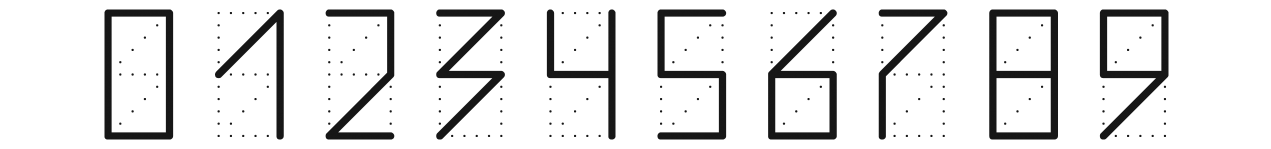
%> input picture assignments/assignment05-7/xcorr/template.jpg, 2542 x 298 px (shown at 1/2 size)
$ octave --eval "result = imageScaled(imread('xcorr/template.jpg'));"   (GNU Octave 9; MATLAB toolbox functions it lacks are replaced by stand-ins)
%> lines starting %> are read from the running program, lines starting %| are printed output that depends on the picture; in (x1, y1, x2, y2) boxes, pixels count from 0 and x2, y2 are one past the last pixel; in counts of white or black regions, pixels touching at a corner belong together; the program's own positions count from 1
function [SomeImage, SomeImageScaled] = imageScaled(Igray)

SomeImage = {};
SomeImageScaled = {};

Ithresh = Igray > 200;
imshow(Ithresh);

BW = imcomplement(Ithresh);
imshow(BW);

SE = strel('disk',2);
BW2 = imdilate(BW, SE);

imshow(BW2);

[labels,number] = bwlabel(BW2,8);

Istats = regionprops(labels,'basic','BoundingBox');
Istats( [Istats.Area] < 1000) = [];
num = length( Istats );

Ibox = floor( [Istats.BoundingBox] );
Ibox = reshape(Ibox,[4 num]);

hold on;
for k = 1:num
    rectangle('position',Ibox(:,k), ...
        'edgecolor', 'r', 'LineWidth', 3);
end

for k = 1:num
    col1 = Ibox(1,k);
    col2 = col1 + Ibox(3,k);
    row1 = Ibox(2,k);
    row2 = row1 + Ibox(4,k);
    subImage = BW2(row1:row2, col1:col2);
    SomeImage{k} = subImage;
    SomeImageScaled{k} = ...
        imresize(subImage, [24,12]);
end

% Displays the images, uncomment to display
%for k = 1:num
%    figure, imshow(SomeImage{k});
%    figure, imshow(SomeImageScaled{k});
%end

end
%> in imageScaled, `Ithresh = Igray > 200;`:
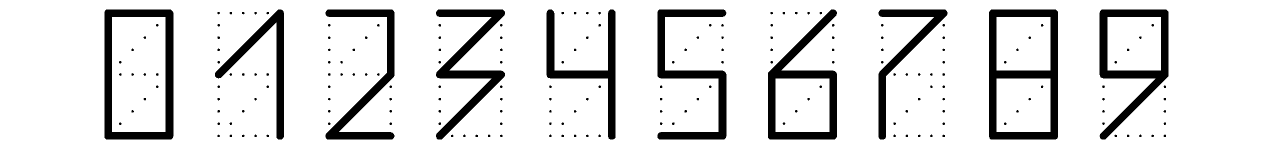
%> Ithresh: size 298x2542 logical (shown at 1/2 size); 87.4% white; 195 black regions (13 under 20 px), largest, box (x1, y1, x2, y2) and area: (1978, 19, 2116, 279) 12731, (209, 19, 347, 279) 11229, (1536, 19, 1674, 279) 10058
%> in imageScaled, `BW = imcomplement(Ithresh);`:
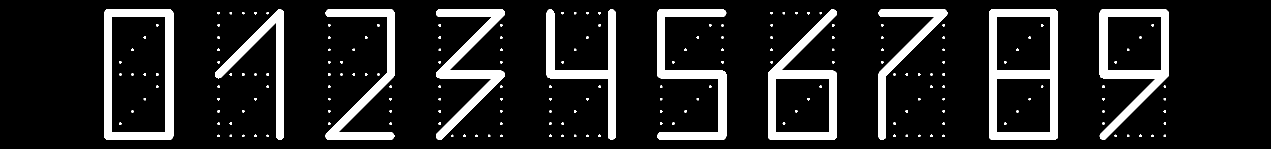
%> BW: size 298x2542 logical (shown at 1/2 size); 12.6% white; 195 white regions (13 under 20 px), largest, box (x1, y1, x2, y2) and area: (1978, 19, 2116, 279) 12731, (209, 19, 347, 279) 11229, (1536, 19, 1674, 279) 10058
%> in imageScaled, `BW2 = imdilate(BW, SE);`:
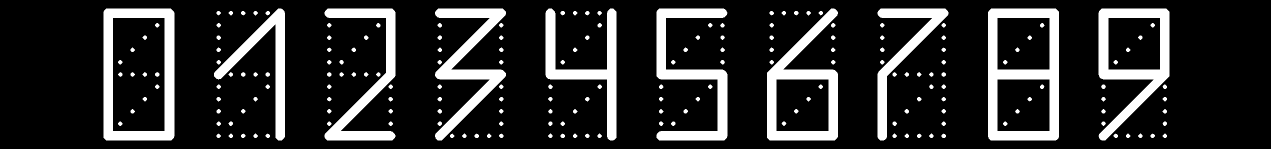
%> BW2: size 298x2542 logical (shown at 1/2 size); 16.5% white; 195 white regions
%> in imageScaled, `[labels,number] = bwlabel(BW2,8);`:
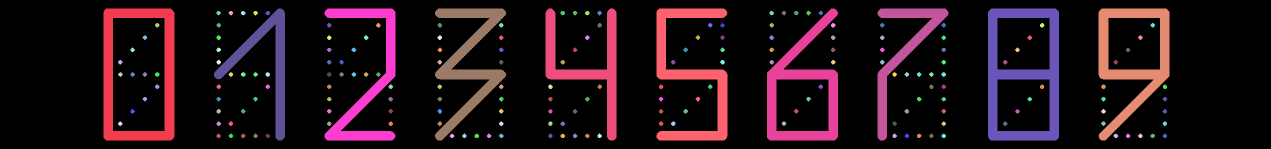
%> labels: size 298x2542 double (shown at 1/2 size); 196 distinct labels, from 0 to 195; one colour per label, 0 black
%> in imageScaled, `[labels,number] = bwlabel(BW2,8);`: number = 195
%> in imageScaled, `Istats = regionprops(labels,'basic','BoundingBox');`: Istats = 195 regions; largest, box (x1, y1, x2, y2), Area and Centroid: (1976, 17, 2118, 281) 15987 [2047.5 149.6], (207, 17, 349, 281) 14127 [279.2 149.6], (1534, 17, 1676, 281) 12432 [1607.2 178], (2197, 17, 2339, 281) 12423 [2266.4 120], (1313, 17, 1455, 281) 12061 [1384.7 150.1]
%> in imageScaled, `num = length( Istats );`: num = 10
%> in imageScaled, `Ibox = floor( [Istats.BoundingBox] );`: Ibox = 40 values, max 2197 at index 37, min 17 at index 2, mean 406.2
%> in imageScaled, `Ibox = reshape(Ibox,[4 num]);`: Ibox = 10 columns, first 8: [207 428 649 870 1091 1313 1534 1755; 17 17 17 17 17 17 17 17; 142 142 142 142 142 142 142 142; 264 264 264 264 264 264 264 264]
%> the loop in imageScaled, `for k = 1:num` made 10 passes
%> the loop in imageScaled, `for k = 1:num` made 10 passes
%> (col1, col2) on passes 1 to 10: (207, 349), (428, 570), (649, 791), (870, 1012), (1091, 1233), (1313, 1455), (1534, 1676), (1755, 1897), (1976, 2118), (2197, 2339)
%> pass 1, in imageScaled, `subImage = BW2(row1:row2, col1:col2);`:
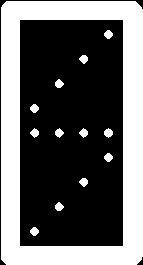
%> subImage: size 265x143 logical; 39.1% white; 13 white regions, largest, box (x1, y1, x2, y2) and area: (1, 1, 143, 265) 14127, (104, 128, 113, 138) 62, (104, 30, 113, 39) 57
%> pass 3, in imageScaled, `subImage = BW2(row1:row2, col1:col2);`:
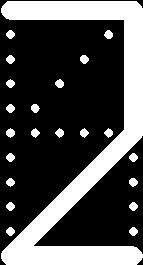
%> subImage: size 265x143 logical; 30.4% white; 22 white regions, largest, box (x1, y1, x2, y2) and area: (1, 1, 143, 265) 10321, (6, 128, 15, 138) 62, (80, 55, 89, 64) 60
%> after the loop in imageScaled, `for k = 1:num`: SomeImage = 10 items
%> `result = imageScaled(imread('xcorr/template.jpg'));`:
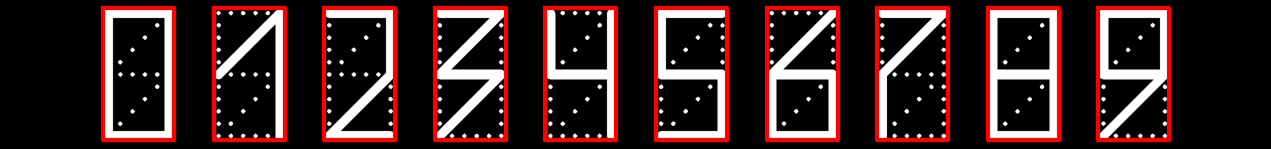
%> figure redrawn from the program's plot data; shown at 1/2 size

$ run again, on assignments/assignment05-7/xcorr/unknown.jpg
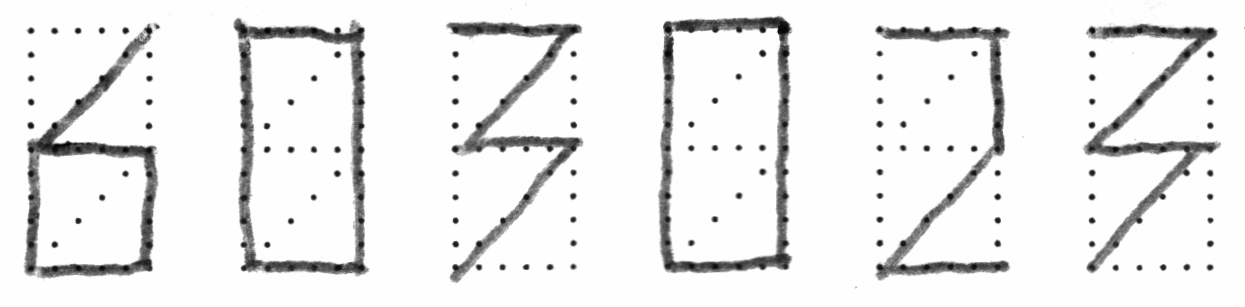
%> input picture assignments/assignment05-7/xcorr/unknown.jpg, 1245 x 307 px
%> Ithresh: size 307x1245 logical; 88.2% white; 114 black regions (3 under 20 px), largest, box (x1, y1, x2, y2) and area: (234, 18, 369, 276) 7936, (658, 16, 792, 273) 7679, (24, 24, 158, 278) 7286
%> BW2: size 307x1245 logical; 16.8% white; 111 white regions (2 under 20 px)
%> labels: size 307x1245 double; 112 distinct labels, from 0 to 111
%> number = 111
%> Istats = 111 regions; largest, box (x1, y1, x2, y2), Area and Centroid: (232, 16, 371, 278) 10761 [302.4 145.8], (656, 14, 794, 275) 10503 [726.9 145.3], (22, 21, 162, 280) 9736 [92.9 177.2], (444, 20, 585, 285) 8612 [514.9 125.2], (1081, 22, 1223, 275) 8209 [1148.6 124.2]
%> num = 6
%> in imageScaled, `Ibox = floor( [Istats.BoundingBox] );`: Ibox = 24 values, max 1081 at index 21, min 14 at index 14, mean 242.6
%> in imageScaled, `Ibox = reshape(Ibox,[4 num]);`: Ibox = [22 232 444 656 873 1081; 21 16 20 14 24 22; 140 139 141 138 139 142; 259 262 265 261 258 253]
%> the loop in imageScaled, `for k = 1:num` made 6 passes
%> the loop in imageScaled, `for k = 1:num` made 6 passes
%> (col1, col2, row1, row2) on passes 1 to 6: (22, 162, 21, 280), (232, 371, 16, 278), (444, 585, 20, 285), (656, 794, 14, 275), (873, 1012, 24, 282), (1081, 1223, 22, 275)
%> pass 1, in imageScaled, `subImage = BW2(row1:row2, col1:col2);`:
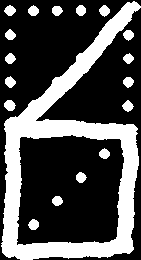
%> subImage: size 260x141 logical; 30.6% white; 18 white regions, largest, box (x1, y1, x2, y2) and area: (1, 1, 141, 260) 9736, (4, 100, 16, 111) 97, (28, 219, 39, 230) 90
%> after the loop in imageScaled, `for k = 1:num`: SomeImage = 6 items
%> `result = imageScaled(imread('xcorr/template.jpg'));`:
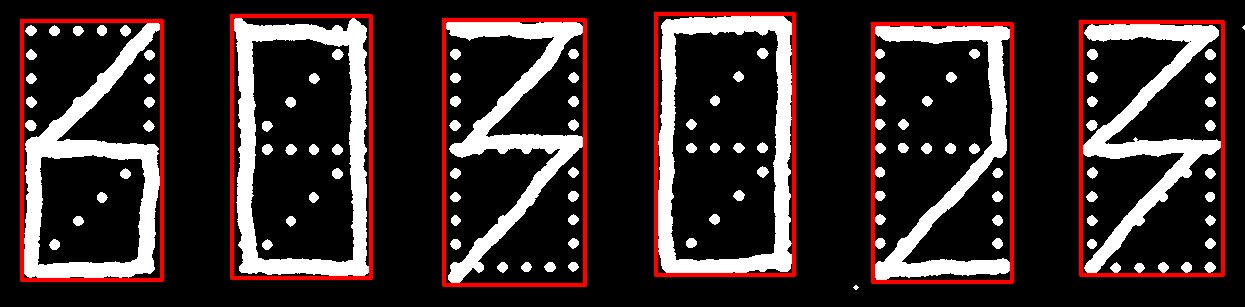
%> figure redrawn from the program's plot data
